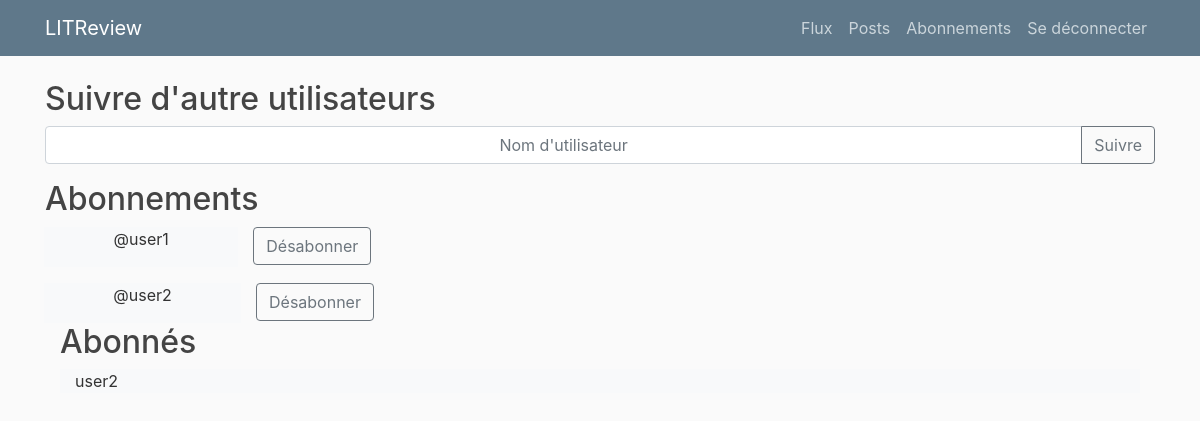
The app's page /subscribers/ (signed in), older data.
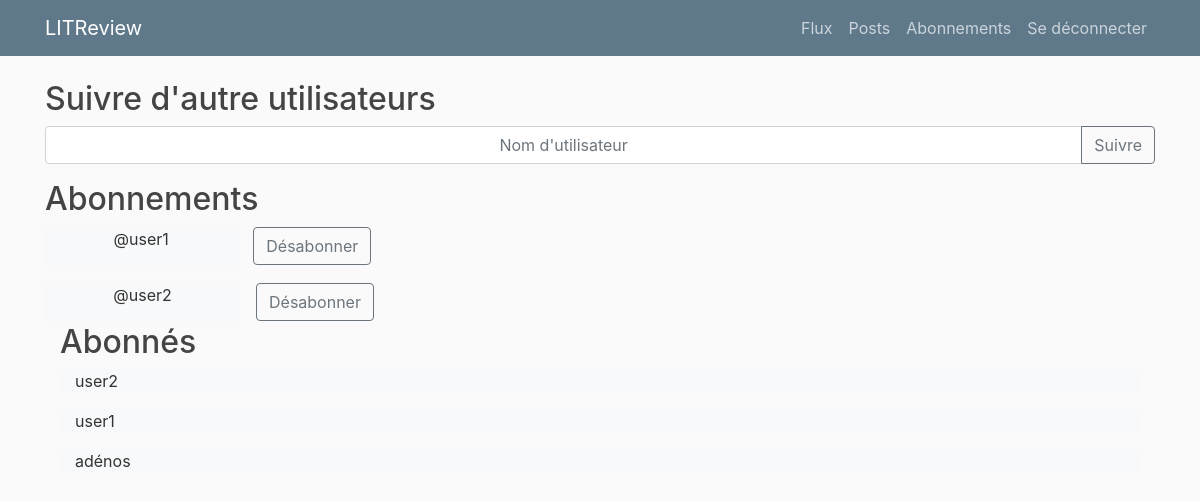
The same page, newer data.
### accounts/models.py (models this page shows, shortened)
class UserFollows(models.Model):
    user = models.ForeignKey(
        to=settings.AUTH_USER_MODEL, on_delete=models.CASCADE, related_name="following"
    )
    followed_user = models.ForeignKey(
        to=settings.AUTH_USER_MODEL,
        on_delete=models.CASCADE,
        related_name="followed_by",
    )
    class Meta:
        unique_together = (
            "user",
            "followed_user",
        )

class CustomUser(AbstractUser):
    age = models.PositiveIntegerField(null=True, blank=True)

### pages/views.py (the view, shortened to what this page needs)
# urls.py: path("subscribers/", subscribers, name="subscribers"),
@login_required
def subscribers(request):
    followed_by = UserFollows.objects.filter(user=request.user)
    following = UserFollows.objects.filter(followed_user=request.user)
    context = {
        "followed_by": followed_by,
        "following": following
    }
    return render(request, "users/subscribers.html", context)

### templates/users/subscribers.html (shortened to what this page needs)
{% extends "base.html" %}
{% block content %}
<form method="post" class="form container">
    <div class="row">
        <h2> Suivre d'autre utilisateurs</h2>
        <div class="input-group mb-3">
            <input type="text" class="form-control" name="follow_user" placeholder="Nom d'utilisateur"
                style="text-align: center" aria-describedby="basic-addon2"">
            <div class=" input-group-append">
            <button class="btn btn-outline-secondary" value="Submit" type="submit">Suivre</button>
        </div>
    </div>
    <h2>Abonnements</h2>
    <div class="input-group mb-3">
        {% for user_followed in followed_by %}
        <div class="input-group-append">
            <div class="col-10 bg-light text-center">
                <p>@{{ user_followed.followed_user }}</p>
            </div>
            <div class="col-md-6">
                <a href="{% url 'unsubscribe' followed_by_id=user_followed.followed_user_id following_id=user_followed.user_id  %}"
                    onclick="return confirm(
                    'Êtes-vous sûr de supprimer cet abonnement ?');">
                    <button class="btn btn-outline-secondary" value="delete" type="button">Désabonner</button>
                </a>
            </div>
        </div>
    </div>
    {% endfor %}
    <h2>Abonnés</h2>
    {% for followers in following %}
    <div class="col-12 bg-light">
        <p>{{ followers.user }}</p>
    </div>
    {% endfor %}
</form>
{% endblock content %}

Row changes from the older to the newer data that the page shows:
added UserFollows: user "user1", shown under "Abonnés"
added UserFollows: user "adénos", shown under "Abonnés"
